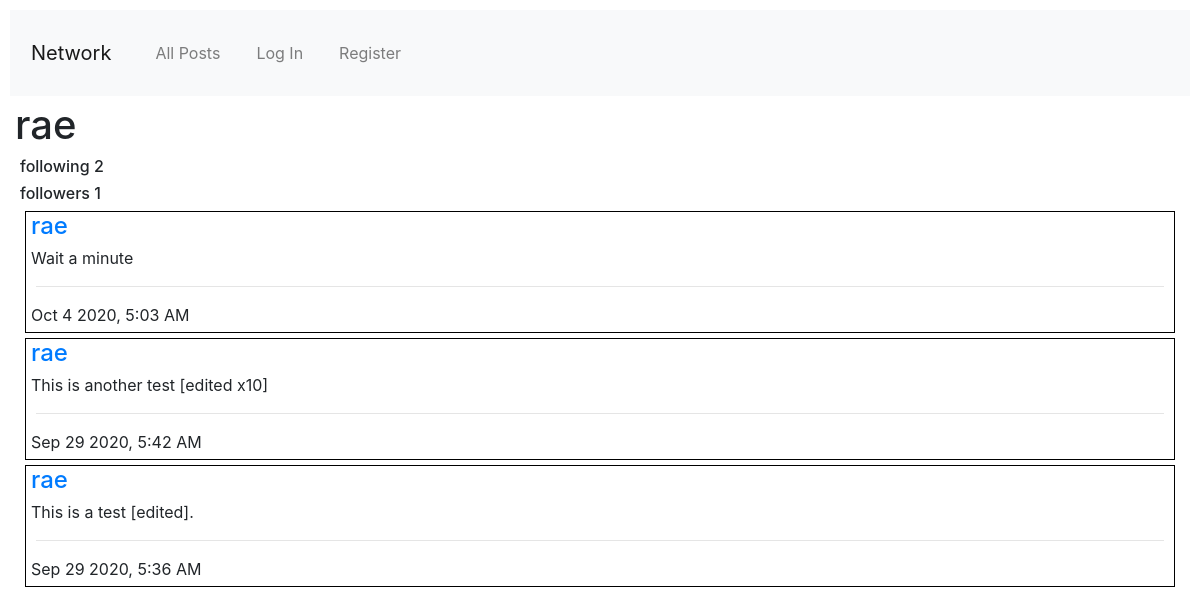
/user/2, run on the app's committed database.
### network/models.py (models this page shows)
class User(AbstractUser):
    follows = models.ManyToManyField("self", symmetrical=False, related_name="followed_by")

class Post(models.Model):
    user = models.ForeignKey("User", on_delete=models.CASCADE, related_name="posts")
    body = models.TextField(blank=True)
    timestamp = models.DateTimeField(auto_now_add=True)
    likes = models.ManyToManyField("User", blank=True, related_name="posts_liked")
    def serialize(self):
        return {
            "id": self.id,
            "user": self.user.username,
            "user_id": self.user.id,
            "body": self.body,
            "timestamp": self.timestamp.strftime("%b %-d %Y, %-I:%M %p"),
            "likes": [user.id for user in self.likes.all()],
        }

### network/views.py (the view)
# urls.py: path("user/<int:userid>", views.profile, name="profile"),
def profile(request, userid):
    try:
        user = User.objects.get(id=userid)
    except User.DoesNotExist:
        return JsonResponse({
                "error": f"User with id {userid} does not exist."
        }, status=400)
    server_posts = user.posts.order_by('-timestamp').all()
    paginator = Paginator([post.serialize() for post in server_posts], 10)
    page_number = request.GET.get('page')
    page_obj = paginator.get_page(page_number)
    return render(request, "network/profile.html",{
        "profile_user":user,
        "page_obj":page_obj
    })

### network/templates/network/profile.html (shortened to what this page needs)
{% extends "network/layout.html" %}
{% load static %}
{% block body %}
    <h1>{{ profile_user.username }}</h1>
    <div>
        <h6>following {{ profile_user.follows.all.count }}</h6>
        <h6>followers {{ profile_user.followed_by.all.count }}</h6>
    </div>
    <div>
        {% include "network/posts.html" with page_obj=page_obj %}
    </div>
{% endblock %}

### network/templates/network/posts.html (shortened to what this page needs)
<div id="posts-container">
    {% for post in page_obj %}
    <div class="post" style="border:black 1px solid">
        <a href="{% url 'profile' post.user_id %}" class="h4 post-user">{{post.user}}</a>
        <div class="post-body">{{post.body}}</div>
        <div class="post-foot">
            <hr>
            {{post.timestamp}}
        </div>
    </div>
    {% endfor %}
</div>

### network/static/network/styles.css (style rules this page uses)
* { margin: 5px; }

### data on the page
User: username "rae", follows.all.count "2", followed_by.all.count "1", user "rae" "rae" "rae"
Post: body "Wait a minute"
Post: body "This is another test [edited x10]"
Post: body "This is a test [edited]."

### other printed values
{{ post.timestamp }} "Oct 4 2020, 5:03 AM" "Sep 29 2020, 5:42 AM" "Sep 29 2020, 5:36 AM"
